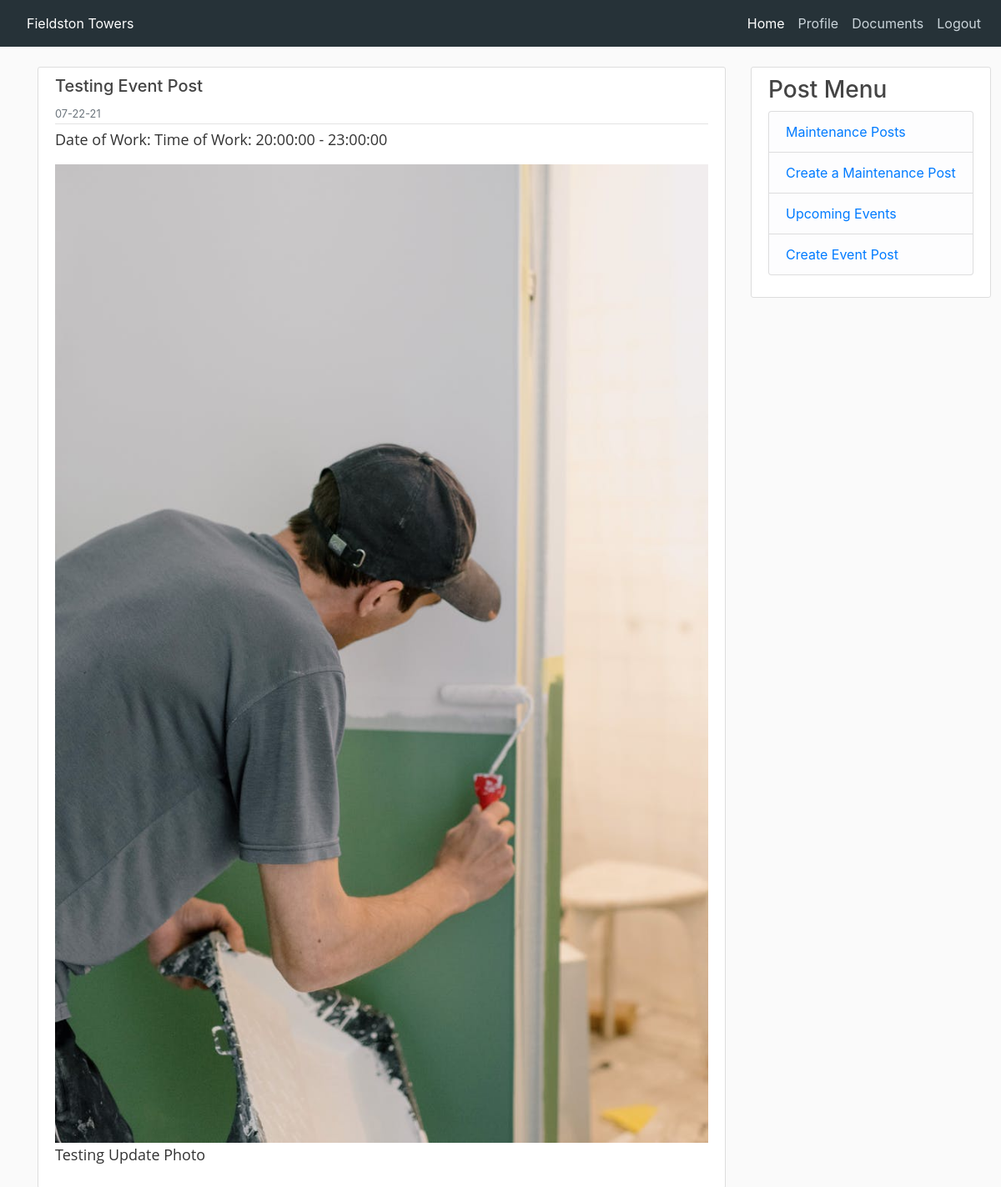
The page /events (signed in) on the database its author committed.
### app/models.py (models this page shows)
class Event(db.Model):
    id = db.Column(db.Integer, primary_key=True)
    event_img = db.Column(db.String(20), nullable=False, default='default.jpg')
    title = db.Column(db.String(120))
    dateOfEvent = db.Column(db.DateTime)
    body = db.Column(db.String)
    timestamp = db.Column(db.DateTime, index=True, default=datetime.utcnow())
    user_id = db.Column(db.Integer, db.ForeignKey('user.id'))
    start = db.Column(db.Time)
    end = db.Column(db.Time)

### app/routes.py (the view)
@app.route('/events')
@login_required
def events():
    events = Event.query.order_by(Event.timestamp.desc())
    return render_template('events.html', events=events)

### app/models.py (called while the page is built)
@login.user_loader
def load_user(id):
    return User.query.get(int(id))

### app/templates/events.html (shortened to what this page needs)
{% extends "base_login.html" %}
{% block content %}
{% for post in events %}
<article class="media content-section">
    <div class="media-body">
        <div class="article-metadata">
            <h5 class="">{{ post.title}}</h5>
            <small class="text-muted">{{ post.timestamp.strftime('%m-%d-%y') }}</small>
        </div>
        <p class="article-content">Date of Work: {{ post.date }} Time of Work: {{post.start}} - {{post.end}}</p>
        {% if post.evnet_img != None %}
            <img class="responsive-img" src="{{ url_for('static', filename='event_pic/' + post.event_img) }}">
        {% endif %}
        <p class="article-content">{{ post.body }}</p>
    </div>
</article>
{% endfor %}
{% endblock %}

### app/static/css/base_login.css (style rules this page uses)
body { background: #fafafa; color: #333333; margin-top: 5rem; }
h1, h2, h3, h4, h5, h6 { color: #444444; }
.content-section { background: #ffffff; padding: 10px 20px; border: 1px solid #dddddd; border-radius: 3px; margin-bottom: 20px; }
.article-content { white-space: pre-line; font-size: 18px; font-weight: 400; line-height: 28px; font-family: 'Open Sans', sans-serif; }
.article-metadata { padding-bottom: 1px; margin-bottom: 4px; border-bottom: 1px solid #e3e3e3 }
.responsive-img { height: auto; width: 100%; }

### rows shown on the page
Event: title "Testing Event Post", timestamp "07-22-21", start "20:00:00", end "23:00:00", event_img (picture), body "Testing Update Photo"
